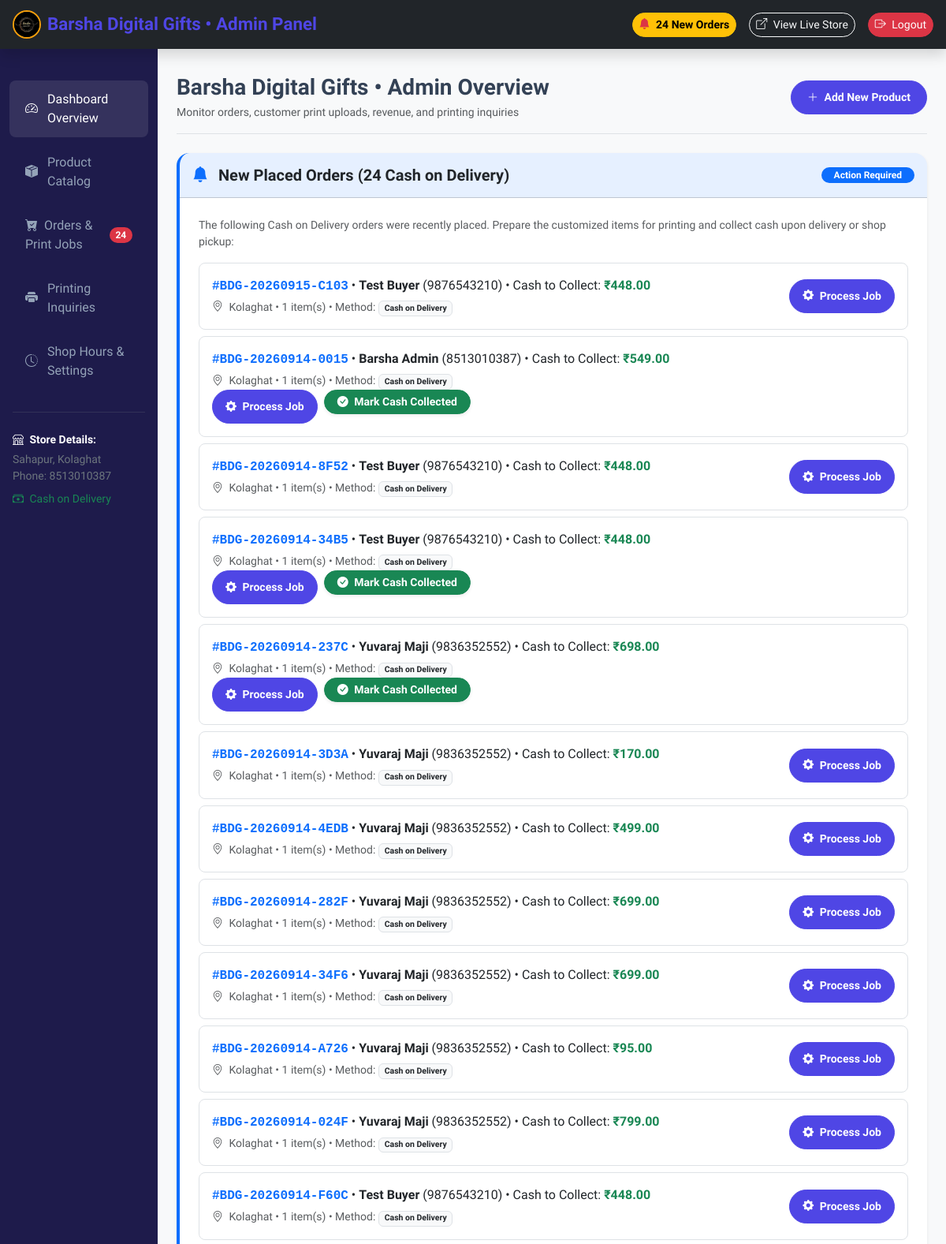
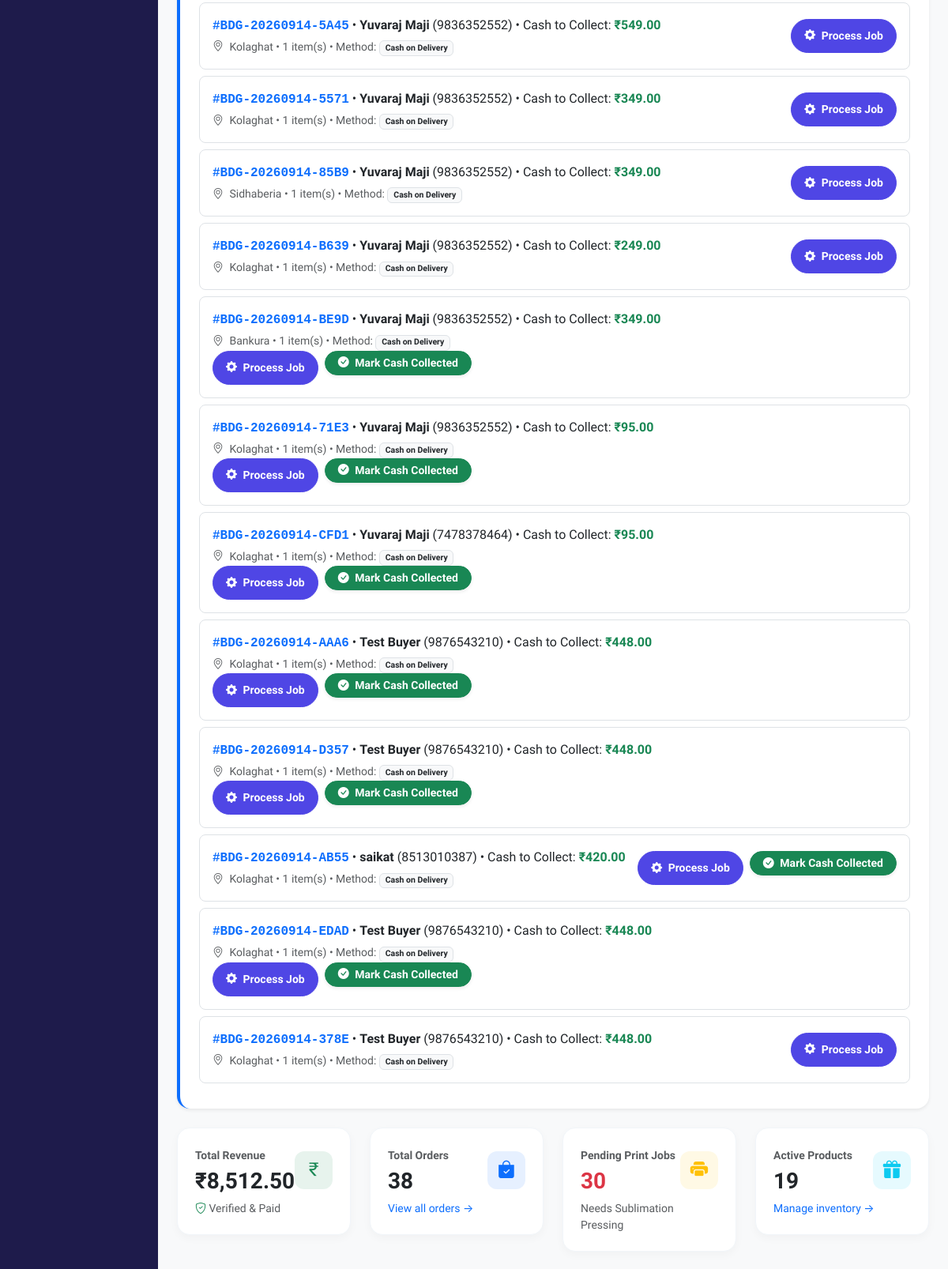
The page /admin (signed in, upper part) on the database its author committed (2 pictures, top to bottom).
### models.py (models this page shows, shortened)
class Order(db.Model):
    __tablename__ = 'orders'
    id = db.Column(db.Integer, primary_key=True)
    order_number = db.Column(db.String(32), unique=True, nullable=False, index=True)
    user_id = db.Column(db.Integer, db.ForeignKey('users.id'), nullable=True)
    customer_name = db.Column(db.String(120), nullable=False)
    customer_phone = db.Column(db.String(20), nullable=False)
    customer_email = db.Column(db.String(120), nullable=False)
    delivery_address = db.Column(db.Text, nullable=False)
    city = db.Column(db.String(100), default="Kolaghat")
    pincode = db.Column(db.String(20), default="721134")
    order_notes = db.Column(db.Text, nullable=True)
    total_amount = db.Column(db.Float, nullable=False)
    payment_method = db.Column(db.String(50), default='cod')  # 'razorpay', 'upi_qr', 'cod'
    payment_status = db.Column(db.String(50), default='Pending') # 'Pending', 'Paid', 'Failed', 'Verified'
    order_status = db.Column(db.String(50), default='Placed')    # 'Placed', 'Processing', 'In Printing', 'Shipped', 'Delivered', 'Cancelled'
    razorpay_order_id = db.Column(db.String(100), nullable=True)
    razorpay_payment_id = db.Column(db.String(100), nullable=True)
    upi_utr = db.Column(db.String(100), nullable=True)
    upi_screenshot = db.Column(db.String(255), nullable=True)
    created_at = db.Column(db.DateTime, default=utc_now)
    updated_at = db.Column(db.DateTime, default=utc_now, onupdate=utc_now)
    items = db.relationship('OrderItem', backref='order', lazy=True, cascade='all, delete-orphan')

### app.py (the view)
@app.route('/admin')
@admin_required
def admin_dashboard():
    total_orders = Order.query.count()
    total_products = Product.query.count()
    pending_prints = Order.query.filter(Order.order_status.in_(['Placed', 'Processing', 'In Printing'])).count()
    total_revenue = db.session.query(db.func.sum(Order.total_amount)).filter(Order.payment_status.in_(['Paid', 'Verified'])).scalar() or 0.0
    new_placed_orders = Order.query.filter_by(order_status='Placed').order_by(Order.created_at.desc()).all()
    recent_orders = Order.query.order_by(Order.created_at.desc()).limit(8).all()
    recent_inquiries = ServiceInquiry.query.order_by(ServiceInquiry.created_at.desc()).limit(5).all()
    return render_template('admin/dashboard.html',
                           total_orders=total_orders,
                           total_products=total_products,
                           pending_prints=pending_prints,
                           total_revenue=total_revenue,
                           new_placed_orders=new_placed_orders,
                           pending_payment_orders=new_placed_orders,
                           recent_orders=recent_orders,
                           recent_inquiries=recent_inquiries)

### app.py (called while the page is built)
def admin_required(f):
    @wraps(f)
    def decorated_function(*args, **kwargs):
        if 'user_id' not in session:
            flash('Admin login required.', 'danger')
            return redirect(url_for('login', next=request.url))
        user = db.session.get(User, session['user_id'])
        if not user or not user.is_admin:
            flash('Access denied. Administrator privileges required.', 'danger')
            return redirect(url_for('index'))
        return f(*args, **kwargs)
    return decorated_function

@app.template_filter('currency')
def currency_filter(amount):
    try:
        return f"₹{float(amount):,.2f}"
    except (ValueError, TypeError):
        return f"₹{amount}"

### models.py (called while the page is built)
    @classmethod
    def get_val(cls, key, default=None):
        setting = cls.query.filter_by(key=key).first()
        return setting.value if setting and setting.value else default

### templates/admin/dashboard.html (shortened to what this page needs)
{% extends "admin/base_admin.html" %}
{% block content %}
<div class="d-flex justify-content-between flex-wrap flex-md-nowrap align-items-center pt-2 pb-3 mb-4 border-bottom">
    <div>
        <h1 class="h3 fw-bold mb-1">Barsha Digital Gifts &bull; Admin Overview</h1>
        <p class="text-muted small mb-0">Monitor orders, customer print uploads, revenue, and printing inquiries</p>
    </div>
    <div class="btn-toolbar mb-2 mb-md-0 gap-2">
        <a href="{{ url_for('admin_product_new') }}" class="btn btn-primary-custom btn-sm rounded-pill">
            <i class="bi bi-plus-lg me-1"></i> Add New Product
        </a>
    </div>
</div>
{% if new_placed_orders %}
<div class="card border-0 shadow-sm rounded-4 mb-4 border-start border-primary border-4 overflow-hidden">
    <div class="card-header bg-primary bg-opacity-10 py-3 d-flex justify-content-between align-items-center">
        <h5 class="fw-bold mb-0 text-dark">
            <i class="bi bi-bell-fill text-primary me-2"></i>
            New Placed Orders ({{ new_placed_orders|length }} Cash on Delivery)
        </h5>
        <span class="badge bg-primary rounded-pill px-3 py-1">Action Required</span>
    </div>
    <div class="card-body p-3 p-md-4">
        <p class="text-muted small mb-3">The following Cash on Delivery orders were recently placed. Prepare the customized items for printing and collect cash upon delivery or shop pickup:</p>
        <div class="list-group">
            {% for p_ord in new_placed_orders %}
            <div class="list-group-item list-group-item-action d-flex flex-wrap justify-content-between align-items-center p-3 rounded-3 mb-2 border">
                <div>
                    <span class="fw-bold font-monospace text-primary">#{{ p_ord.order_number }}</span>
                    &bull; <strong>{{ p_ord.customer_name }}</strong> ({{ p_ord.customer_phone }})
                    &bull; Cash to Collect: <span class="fw-bold text-success">{{ p_ord.total_amount|currency }}</span>
                    <div class="small mt-1 text-muted">
                        <i class="bi bi-geo-alt me-1"></i> {{ p_ord.city }} &bull; {{ p_ord.items|length }} item(s) &bull; Method: <span class="badge bg-light text-dark border">Cash on Delivery</span>
                    </div>
                </div>
                <div class="mt-2 mt-md-0 d-flex gap-2">
                    <a href="{{ url_for('admin_order_detail', id=p_ord.id) }}" class="btn btn-primary-custom btn-sm rounded-pill px-3 fw-bold">
                        <i class="bi bi-gear-fill me-1"></i> Process Job
                    </a>
                    {% if p_ord.payment_status != 'Paid' %}
                    <form action="{{ url_for('admin_confirm_payment', id=p_ord.id) }}" method="POST" class="d-inline">
                        <button type="submit" class="btn btn-success btn-sm rounded-pill px-3 fw-bold shadow-sm" title="Mark cash collected and paid">
                            <i class="bi bi-check-circle-fill me-1"></i> Mark Cash Collected
                        </button>
                    </form>
                    {% endif %}
                </div>
            </div>
            {% endfor %}
        </div>
    </div>
</div>
{% endif %}
<div class="row g-4 mb-4">
    <div class="col-sm-6 col-xl-3">
        <div class="stat-card">
            <div class="d-flex align-items-center justify-content-between">
                <div>
                    <span class="text-muted small fw-semibold">Total Revenue</span>
                    <h3 class="fw-bold text-dark mt-1 mb-0">{{ total_revenue|currency }}</h3>
                </div>
                <div class="stat-icon bg-success bg-opacity-10 text-success">
                    <i class="bi bi-currency-rupee"></i>
                </div>
            </div>
            <small class="text-muted mt-2 d-block"><i class="bi bi-shield-check text-success"></i> Verified &amp; Paid</small>
        </div>
    </div>
    <div class="col-sm-6 col-xl-3">
        <div class="stat-card">
            <div class="d-flex align-items-center justify-content-between">
                <div>
                    <span class="text-muted small fw-semibold">Total Orders</span>
                    <h3 class="fw-bold text-dark mt-1 mb-0">{{ total_orders }}</h3>
                </div>
                <div class="stat-icon bg-primary bg-opacity-10 text-primary">
                    <i class="bi bi-bag-check-fill"></i>
                </div>
            </div>
            <small class="text-muted mt-2 d-block"><a href="{{ url_for('admin_orders') }}" class="text-decoration-none">View all orders &rarr;</a></small>
        </div>
    </div>
    <div class="col-sm-6 col-xl-3">
        <div class="stat-card">
            <div class="d-flex align-items-center justify-content-between">
                <div>
                    <span class="text-muted small fw-semibold">Pending Print Jobs</span>
                    <h3 class="fw-bold text-danger mt-1 mb-0">{{ pending_prints }}</h3>
                </div>
                <div class="stat-icon bg-warning bg-opacity-10 text-warning">
                    <i class="bi bi-printer-fill"></i>
                </div>
            </div>
            <small class="text-muted mt-2 d-block">Needs Sublimation Pressing</small>
        </div>
    </div>
    <div class="col-sm-6 col-xl-3">
        <div class="stat-card">
            <div class="d-flex align-items-center justify-content-between">
                <div>
                    <span class="text-muted small fw-semibold">Active Products</span>
                    <h3 class="fw-bold text-dark mt-1 mb-0">{{ total_products }}</h3>
                </div>
                <div class="stat-icon bg-info bg-opacity-10 text-info">
                    <i class="bi bi-gift-fill"></i>
                </div>
            </div>
            <small class="text-muted mt-2 d-block"><a href="{{ url_for('admin_products') }}" class="text-decoration-none">Manage inventory &rarr;</a></small>
        </div>
    </div>
</div>
{% endblock %}

### static/css/style.css (style rules this page uses)
:root { --primary: #4f46e5; --primary-hover: #4338ca; --primary-light: #eef2ff; --accent: #f59e0b; --accent-coral: #ff4757; --dark: #0f172a; --slate: #334155; --muted: #64748b; --light-bg: #f8fafc; --card-border: #e2e8f0; --whatsapp-green: #25d366; }
body { font-family: 'Plus Jakarta Sans', -apple-system, BlinkMacSystemFont, 'Segoe UI', Roboto, sans-serif; color: var(--slate); background-color: var(--light-bg); min-height: 100vh; display: flex; flex-direction: column; }
.btn-primary-custom { background-color: var(--primary); border-color: var(--primary); color: white; font-weight: 600; border-radius: 10px; padding: 10px 20px; transition: all 0.2s; }
.stat-card { background: white; border-radius: 16px; padding: 22px; box-shadow: 0 4px 12px rgba(0,0,0,0.03); border: 1px solid #f1f5f9; }
.stat-icon { width: 48px; height: 48px; border-radius: 12px; display: flex; align-items: center; justify-content: center; font-size: 1.4rem; }

### rows shown on the page
Order: order_number "BDG-20260915-C103", customer_name "Test Buyer", customer_phone "9876543210", total_amount "₹448.00", city "Kolaghat", items|length "1"
Order: order_number "BDG-20260914-0015", customer_name "Barsha Admin", customer_phone "8513010387", total_amount "₹549.00", city "Kolaghat", items|length "1"
Order: order_number "BDG-20260914-8F52", customer_name "Test Buyer", customer_phone "9876543210", total_amount "₹448.00", city "Kolaghat", items|length "1"
Order: order_number "BDG-20260914-34B5", customer_name "Test Buyer", customer_phone "9876543210", total_amount "₹448.00", city "Kolaghat", items|length "1"
Order: order_number "BDG-20260914-237C", customer_name "Yuvaraj Maji", customer_phone "9836352552", total_amount "₹698.00", city "Kolaghat", items|length "1"
Order: order_number "BDG-20260914-3D3A", customer_name "Yuvaraj Maji", customer_phone "9836352552", total_amount "₹170.00", city "Kolaghat", items|length "1"
Order: order_number "BDG-20260914-4EDB", customer_name "Yuvaraj Maji", customer_phone "9836352552", total_amount "₹499.00", city "Kolaghat", items|length "1"
Order: order_number "BDG-20260914-282F", customer_name "Yuvaraj Maji", customer_phone "9836352552", total_amount "₹699.00", city "Kolaghat", items|length "1"
Order: order_number "BDG-20260914-34F6", customer_name "Yuvaraj Maji", customer_phone "9836352552", total_amount "₹699.00", city "Kolaghat", items|length "1"
Order: order_number "BDG-20260914-A726", customer_name "Yuvaraj Maji", customer_phone "9836352552", total_amount "₹95.00", city "Kolaghat", items|length "1"
Order: order_number "BDG-20260914-024F", customer_name "Yuvaraj Maji", customer_phone "9836352552", total_amount "₹799.00", city "Kolaghat", items|length "1"
Order: order_number "BDG-20260914-F60C", customer_name "Test Buyer", customer_phone "9876543210", total_amount "₹448.00", city "Kolaghat", items|length "1"
Order: order_number "BDG-20260914-5A45", customer_name "Yuvaraj Maji", customer_phone "9836352552", total_amount "₹549.00", city "Kolaghat", items|length "1"
Order: order_number "BDG-20260914-5571", customer_name "Yuvaraj Maji", customer_phone "9836352552", total_amount "₹349.00", city "Kolaghat", items|length "1"
Order: order_number "BDG-20260914-85B9", customer_name "Yuvaraj Maji", customer_phone "9836352552", total_amount "₹349.00", city "Sidhaberia", items|length "1"
Order: order_number "BDG-20260914-B639", customer_name "Yuvaraj Maji", customer_phone "9836352552", total_amount "₹249.00", city "Kolaghat", items|length "1"
Order: order_number "BDG-20260914-BE9D", customer_name "Yuvaraj Maji", customer_phone "9836352552", total_amount "₹349.00", city "Bankura", items|length "1"
Order: order_number "BDG-20260914-71E3", customer_name "Yuvaraj Maji", customer_phone "9836352552", total_amount "₹95.00", city "Kolaghat", items|length "1"
Order: order_number "BDG-20260914-CFD1", customer_name "Yuvaraj Maji", customer_phone "7478378464", total_amount "₹95.00", city "Kolaghat", items|length "1"
Order: order_number "BDG-20260914-AAA6", customer_name "Test Buyer", customer_phone "9876543210", total_amount "₹448.00", city "Kolaghat", items|length "1"
Order: order_number "BDG-20260914-D357", customer_name "Test Buyer", customer_phone "9876543210", total_amount "₹448.00", city "Kolaghat", items|length "1"
Order: order_number "BDG-20260914-AB55", customer_name "saikat", customer_phone "8513010387", total_amount "₹420.00", city "Kolaghat", items|length "1"
Order: order_number "BDG-20260914-EDAD", customer_name "Test Buyer", customer_phone "9876543210", total_amount "₹448.00", city "Kolaghat", items|length "1"
Order: order_number "BDG-20260914-378E", customer_name "Test Buyer", customer_phone "9876543210", total_amount "₹448.00", city "Kolaghat", items|length "1"

### other values the page prints
{{ new_orders_count }} "24"
{{ shop_phone_1 }} "8513010387"
{{ new_placed_orders|length }} "24"
{{ total_revenue|currency }} "₹8,512.50"
{{ total_orders }} "38"
{{ pending_prints }} "30"
{{ total_products }} "19"
